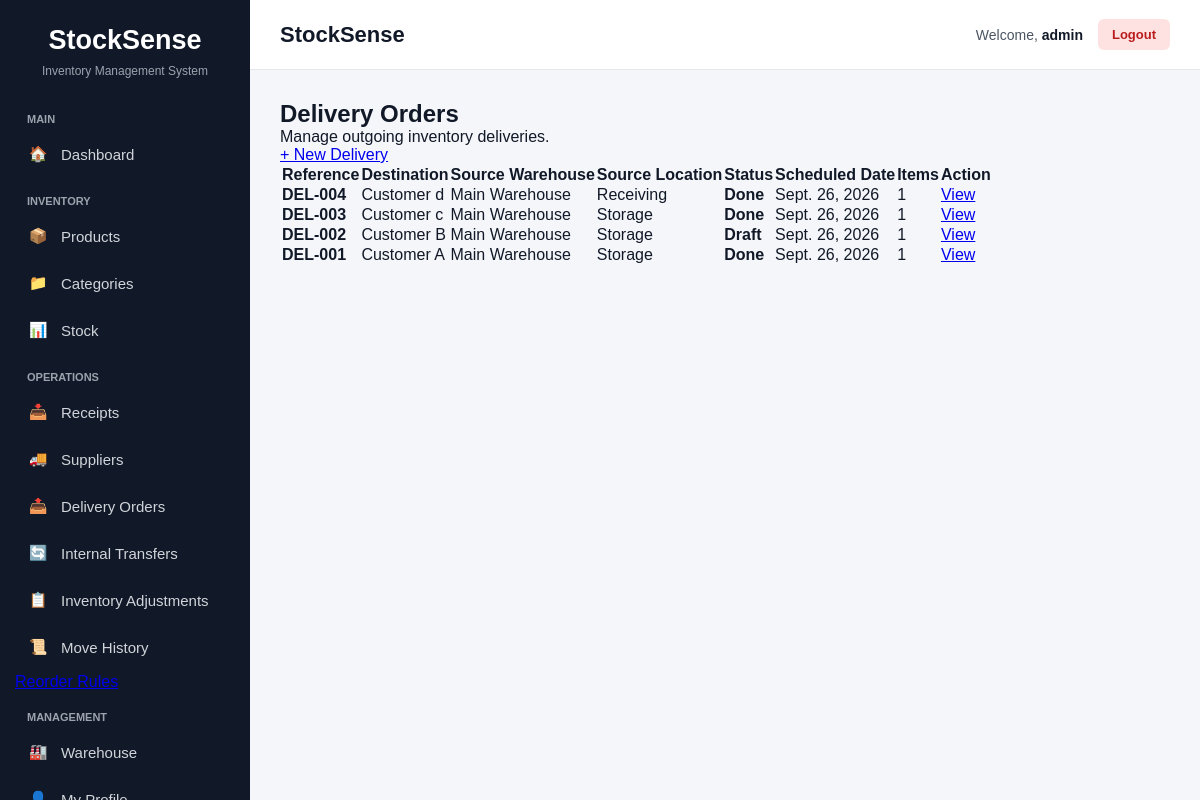
/operations/deliveries/ (signed in), run on the app's committed database.
### operations/models.py (models this page shows, shortened)
class Delivery(models.Model):
    STATUS_CHOICES = [
        ('DRAFT', 'Draft'),
        ('WAITING', 'Waiting'),
        ('READY', 'Ready'),
        ('PICK', 'Pick'),
        ('PACK', 'Pack'),
        ('DONE', 'Done'),
        ('CANCELED', 'Canceled'),
    ]
    reference = models.CharField(
        max_length=50,
        unique=True
    )
    destination = models.CharField(
        max_length=200
    )
    source_location = models.ForeignKey(
        Location,
        on_delete=models.PROTECT,
        related_name='deliveries'
    )
    status = models.CharField(
        max_length=20,
        choices=STATUS_CHOICES,
        default='DRAFT'
    )
    scheduled_date = models.DateField(
        null=True,
        blank=True
    )
    notes = models.TextField(blank=True)
    created_at = models.DateTimeField(auto_now_add=True)
    updated_at = models.DateTimeField(auto_now=True)

### warehouse/models.py (models this page shows, shortened)
class Location(models.Model):
    warehouse = models.ForeignKey(
        Warehouse,
        on_delete=models.CASCADE,
        related_name='locations'
    )
    name = models.CharField(max_length=150)
    created_at = models.DateTimeField(auto_now_add=True)
    updated_at = models.DateTimeField(auto_now=True)
    class Meta:
        constraints = [
            models.UniqueConstraint(
                fields=['warehouse', 'name'],
                name='unique_location_per_warehouse'
            )
        ]

class Warehouse(models.Model):
    name = models.CharField(max_length=150, unique=True)
    address = models.TextField(blank=True)
    created_at = models.DateTimeField(auto_now_add=True)
    updated_at = models.DateTimeField(auto_now=True)

### operations/views.py (the view)
@login_required
def delivery_list(request):
    deliveries = Delivery.objects.select_related(
        'source_location',
        'source_location__warehouse',
    ).prefetch_related(
        'items'
    ).order_by('-created_at')
    return render(
        request,
        'operations/delivery_list.html',
        {
            'deliveries': deliveries,
        }
    )

### templates/operations/delivery_list.html (shortened to what this page needs)
{% extends 'base.html' %}
{% block content %}
<div class="page-header">
    <div>
        <h1>Delivery Orders</h1>
        <p>Manage outgoing inventory deliveries.</p>
    </div>
    <div>
        <a href="{% url 'operations:delivery_create' %}"
           class="btn btn-primary">
            + New Delivery
        </a>
    </div>
</div>
<div class="card">
    <div class="table-responsive">
        <table class="data-table">
            <thead>
                <tr>
                    <th>Reference</th>
                    <th>Destination</th>
                    <th>Source Warehouse</th>
                    <th>Source Location</th>
                    <th>Status</th>
                    <th>Scheduled Date</th>
                    <th>Items</th>
                    <th>Action</th>
                </tr>
            </thead>
            <tbody>
                {% for delivery in deliveries %}
                <tr>
                    <td>
                        <strong>
                            {{ delivery.reference }}
                        </strong>
                    </td>
                    <td>
                        {{ delivery.destination }}
                    </td>
                    <td>
                        {{ delivery.source_location.warehouse.name }}
                    </td>
                    <td>
                        {{ delivery.source_location.name }}
                    </td>
                    <td>
                        <strong>
                            {{ delivery.get_status_display }}
                        </strong>
                    </td>
                    <td>
                        {{ delivery.scheduled_date|default:"—" }}
                    </td>
                    <td>
                        {{ delivery.items.all|length }}
                    </td>
                    <td>
                        <a href="{% url 'operations:delivery_detail' delivery.pk %}"
                           class="btn btn-secondary">
                            View
                        </a>
                    </td>
                </tr>
                {% endfor %}
            </tbody>
        </table>
    </div>
</div>
{% endblock %}

### templates/base.html (shortened to what this page needs)
<!DOCTYPE html>
<html lang="en">
<head>
</head>
<body>
<aside class="sidebar">
    <div class="logo">
        StockSense
    </div>
    <div class="logo-subtitle">
        Inventory Management System
    </div>
    <div class="menu-title">
        Main
    </div>
    <a href="{% url 'dashboard:home' %}"
       class="nav-link">
        <span class="nav-icon">🏠</span>
        Dashboard
    </a>
    <div class="menu-title">
        Inventory
    </div>
    <a href="{% url 'inventory:product_list' %}"
   class="nav-link">
    <span class="nav-icon">📦</span>
    Products
</a>
<a href="{% url 'inventory:category_list' %}"
   class="nav-link">
    <span class="nav-icon">📁</span>
    Categories
</a>
    <a href="{% url 'inventory:stock_list' %}"
   class="nav-link">
    <span class="nav-icon">📊</span>
    Stock
</a>
    <div class="menu-title">
        Operations
    </div>
    <a href="{% url 'operations:receipt_list' %}"
   class="nav-link">
    <span class="nav-icon">📥</span>
    Receipts
    </a>
    <a href="{% url 'operations:supplier_list' %}"
   class="nav-link">
    <span class="nav-icon">🚚</span>
    Suppliers
    </a>
    <a href="{% url 'operations:delivery_list' %}"
   class="nav-link">
    <span class="nav-icon">📤</span>
    Delivery Orders
    </a>
    <a href="{% url 'operations:transfer_list' %}"
   class="nav-link">
    <span class="nav-icon">🔄</span>
    Internal Transfers
    </a>
    <a href="{% url 'operations:adjustment_list' %}"
   class="nav-link">
    <span class="nav-icon">📋</span>
    Inventory Adjustments
    </a>
    <a href="{% url 'operations:ledger_list' %}"
   class="nav-link">
    <span class="nav-icon">📜</span>
    Move History
    </a>
    <a href="{% url 'operations:reorder_rule_list' %}">
    </a>
    <div class="menu-title">
        Management
    </div>
    <a href="{% url 'warehouse:warehouse_list' %}"
   class="nav-link">
    <span class="nav-icon">🏭</span>
    Warehouse
     </a>
    <a href="#"
       class="nav-link">
        <span class="nav-icon">👤</span>
    </a>
</aside>
<main class="main-content">
    <header class="topbar">
        <div class="page-title">
            {% block page_title %}
            StockSense
            {% endblock %}
        </div>
        <div class="user-section">
            <span>
                Welcome,
                <span class="user-name">
                    {{ request.user.username }}
                </span>
            </span>
            <a href="{% url 'accounts:logout' %}"
               class="logout-button">
                Logout
            </a>
        </div>
    </header>
    <section class="content">
        {% block content %}
        {% endblock %}
    </section>
</main>
</body>
</html>

### templates/base.html (style rules this page uses)
* { box-sizing: border-box; margin: 0; padding: 0; }
body { font-family: Arial, Helvetica, sans-serif; background: #f4f6f9; color: #111827; }
.sidebar { position: fixed; left: 0; top: 0; width: 250px; height: 100vh; background: #111827; color: white; padding: 25px 15px; overflow-y: auto; }
.logo { text-align: center; font-size: 27px; font-weight: bold; margin-bottom: 8px; }
.logo-subtitle { text-align: center; color: #9ca3af; font-size: 12px; margin-bottom: 35px; }
.menu-title { color: #9ca3af; font-size: 11px; font-weight: bold; text-transform: uppercase; padding: 0 12px; margin-top: 20px; margin-bottom: 8px; }
.nav-link { display: flex; align-items: center; gap: 12px; padding: 12px; margin-bottom: 5px; border-radius: 7px; color: #d1d5db; text-decoration: none; font-size: 15px; transition: 0.2s; }
.nav-icon { width: 22px; text-align: center; }
.main-content { margin-left: 250px; min-height: 100vh; }
.topbar { height: 70px; background: white; border-bottom: 1px solid #e5e7eb; display: flex; align-items: center; justify-content: space-between; padding: 0 30px; }
.page-title { font-size: 22px; font-weight: bold; color: #111827; }
.user-section { display: flex; align-items: center; gap: 15px; font-size: 14px; color: #4b5563; }
.user-name { font-weight: bold; color: #111827; }
.logout-button { padding: 8px 14px; border-radius: 6px; background: #fee2e2; color: #b91c1c; text-decoration: none; font-size: 13px; font-weight: bold; }
.content { padding: 30px; }

### data on the page
Delivery: reference "DEL-004", destination "Customer d", source_location.warehouse.name "Main Warehouse", source_location.name "Receiving", status "Done", scheduled_date "Sept. 26, 2026", items.all|length "1"
Delivery: reference "DEL-003", destination "Customer c", source_location.warehouse.name "Main Warehouse", source_location.name "Storage", status "Done", scheduled_date "Sept. 26, 2026", items.all|length "1"
Delivery: reference "DEL-002", destination "Customer B", source_location.warehouse.name "Main Warehouse", source_location.name "Storage", status "Draft", scheduled_date "Sept. 26, 2026", items.all|length "1"
Delivery: reference "DEL-001", destination "Customer A", source_location.warehouse.name "Main Warehouse", source_location.name "Storage", status "Done", scheduled_date "Sept. 26, 2026", items.all|length "1"

### other printed values
{{ request.user.username }} "admin"
